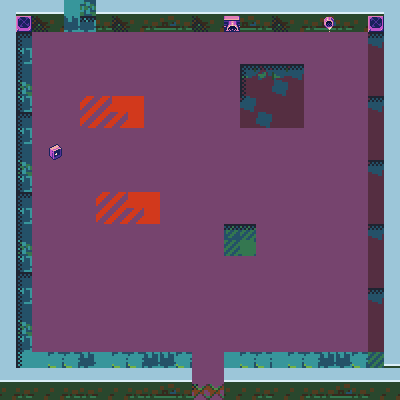

A level layout from a 2D game, rendered from its tile map. Below: a short description, then the map file with its tile-grid data intact:
An orthogonal 25x25 tile map with 16x16 px tiles, 2 tile layers (Ground, ObjectCollisions), 2 tilesets and 7 objects.

<map version="1.5" tiledversion="1.5.0" orientation="orthogonal" renderorder="right-down" width="25" height="25" tilewidth="16" tileheight="16" infinite="0" nextlayerid="5" nextobjectid="8">
 <tileset firstgid="1" source="SewerDungeonTilesetTwo.tsx" />
 <tileset firstgid="1667" source="FuturisticTileset.tsx" />
 <layer id="1" name="Ground" width="25" height="25">
  <data encoding="csv">
1062,1063,1063,1064,1340,1472,1067,1063,1064,1065,1066,1067,1063,1064,1065,1066,1067,1063,1064,1065,1066,1067,1074,1245,1246,
1096,1097,1097,1098,1376,1377,1101,1097,1098,1099,1100,1101,1097,1098,1099,1100,1101,1097,1098,1099,1100,1101,1108,1279,1280,
1300,1301,287,287,287,287,287,287,287,287,287,287,287,287,287,287,287,287,287,287,287,287,287,1313,1212,
1334,1335,287,287,287,287,287,287,287,287,287,287,287,287,287,287,287,287,287,287,287,287,287,1347,1246,
1368,1369,287,287,287,287,287,287,287,287,287,287,287,287,287,1310,1311,1312,1313,287,287,287,287,1381,1280,
1402,1403,287,287,287,287,287,287,287,287,287,287,287,287,287,1344,1345,1346,1347,287,287,287,287,1415,1314,
1436,1437,287,287,287,741,742,743,744,287,287,287,287,287,287,1378,1379,1380,1381,287,287,287,287,1313,1348,
1300,1301,287,287,287,775,776,777,778,287,287,287,287,287,287,1412,1413,1414,1415,287,287,287,287,1347,1212,
1334,1335,287,287,287,287,287,287,287,287,287,287,287,287,287,287,287,287,287,287,287,287,287,1381,1246,
1368,1369,287,287,287,287,287,287,287,287,287,287,287,287,287,287,287,287,287,287,287,287,287,1415,1280,
1402,1403,287,287,287,287,287,287,287,287,287,287,287,287,287,287,287,287,287,287,287,287,287,1313,1314,
1436,1437,287,287,287,287,287,287,287,287,287,287,287,287,287,287,287,287,287,287,287,287,287,1347,1348,
1300,1301,287,287,287,287,741,742,743,744,287,287,287,287,287,287,287,287,287,287,287,287,287,1381,1212,
1334,1335,287,287,287,287,775,776,777,778,287,287,287,287,287,287,287,287,287,287,287,287,287,1415,1246,
1368,1369,287,287,287,287,287,287,287,287,287,287,287,287,1453,1454,287,287,287,287,287,287,287,1313,1280,
1402,1403,287,287,287,287,287,287,287,287,287,287,287,287,1487,1488,287,287,287,287,287,287,287,1347,1314,
1436,1437,287,287,287,287,287,287,287,287,287,287,287,287,287,287,287,287,287,287,287,287,287,1381,1348,
1300,1301,287,287,287,287,287,287,287,287,287,287,287,287,287,287,287,287,287,287,287,287,287,1415,1212,
1334,1335,287,287,287,287,287,287,287,287,287,287,287,287,287,287,287,287,287,287,287,287,287,1313,1246,
1368,1369,287,287,287,287,287,287,287,287,287,287,287,287,287,287,287,287,287,287,287,287,287,1347,1280,
1402,1403,287,287,287,287,287,287,287,287,287,287,287,287,287,287,287,287,287,287,287,287,287,1381,1314,
1436,1437,287,287,287,287,287,287,287,287,287,287,287,287,287,287,287,287,287,287,287,287,287,1415,1348,
1504,1505,1506,1507,1508,1509,1506,1507,1508,1509,1510,1511,287,287,1506,1507,1508,1506,1507,1508,1509,1510,1511,1526,1382,
1538,1539,1540,1541,1542,1543,1540,1541,1542,1543,1544,1545,287,287,1540,1541,1542,1540,1541,1542,1543,1544,1545,1560,1561,
1572,1573,1574,1575,1576,1577,1574,1575,1576,1577,1578,1579,419,420,1574,1575,1576,1574,1575,1576,1577,1578,1579,1594,1595
</data>
 </layer>
 <layer id="2" name="ObjectCollisions" width="25" height="25">
  <data encoding="csv">
0,0,0,0,0,0,0,0,0,0,0,0,0,0,0,0,0,0,0,0,0,0,0,0,0,
0,1674,0,0,0,0,0,0,0,0,0,0,0,0,1737,0,0,0,0,0,1730,0,0,1674,1246,
0,0,0,0,0,0,0,0,0,0,0,0,0,0,0,0,0,0,0,0,0,0,0,0,1280,
0,0,0,0,0,0,0,0,0,0,0,0,0,0,0,0,0,0,0,0,0,0,0,0,1314,
0,0,0,0,0,0,0,0,0,0,0,0,0,0,0,0,0,0,0,0,0,0,0,0,1348,
0,0,0,0,0,0,0,0,0,0,0,0,0,0,0,0,0,0,0,0,0,0,0,0,1246,
0,0,0,0,0,0,0,0,0,0,0,0,0,0,0,0,0,0,0,0,0,0,0,0,1280,
0,0,0,0,0,0,0,0,0,0,0,0,0,0,0,0,0,0,0,0,0,0,0,0,1314,
0,0,0,0,0,0,0,0,0,0,0,0,0,0,0,0,0,0,0,0,0,0,0,0,1348,
0,0,0,1716,0,0,0,0,0,0,0,0,0,0,0,0,0,0,0,0,0,0,0,0,1246,
0,0,0,0,0,0,0,0,0,0,0,0,0,0,0,0,0,0,0,0,0,0,0,0,1280,
0,0,0,0,0,0,0,0,0,0,0,0,0,0,0,0,0,0,0,0,0,0,0,0,1314,
0,0,0,0,0,0,0,0,0,0,0,0,0,0,0,0,0,0,0,0,0,0,0,0,1348,
0,0,0,0,0,0,0,0,0,0,0,0,0,0,0,0,0,0,0,0,0,0,0,0,1246,
0,0,0,0,0,0,0,0,0,0,0,0,0,0,0,0,0,0,0,0,0,0,0,0,1280,
0,0,0,0,0,0,0,0,0,0,0,0,0,0,0,0,0,0,0,0,0,0,0,0,1314,
0,0,0,0,0,0,0,0,0,0,0,0,0,0,0,0,0,0,0,0,0,0,0,0,1348,
0,0,0,0,0,0,0,0,0,0,0,0,0,0,0,0,0,0,0,0,0,0,0,0,1246,
0,0,0,0,0,0,0,0,0,0,0,0,0,0,0,0,0,0,0,0,0,0,0,0,1246,
0,0,0,0,0,0,0,0,0,0,0,0,0,0,0,0,0,0,0,0,0,0,0,0,1280,
0,0,0,0,0,0,0,0,0,0,0,0,0,0,0,0,0,0,0,0,0,0,0,0,1314,
0,0,0,0,0,0,0,0,0,0,0,0,0,0,0,0,0,0,0,0,0,0,0,0,1348,
0,0,0,0,0,0,0,0,0,0,0,0,0,0,0,0,0,0,0,0,0,0,0,0,1382,
0,0,0,0,0,0,0,0,0,0,0,0,0,0,0,0,0,0,0,0,0,0,0,0,0,
0,0,0,0,0,0,0,0,0,0,0,0,0,0,0,0,0,0,0,0,0,0,0,0,0
</data>
 </layer>
 <objectgroup id="4" name="CollisionMasks">
  <object id="1" x="0.486204" y="0.486204" width="15.5585" height="398.201" />
  <object id="2" x="-0.486204" y="1.45861" width="63.6927" height="30.1446" />
  <object id="3" x="95.7822" y="0.972408" width="302.905" height="30.1446" />
  <object id="4" x="384.587" y="0.972408" width="15.5585" height="400.146" />
  <object id="5" x="50.079" y="144.889" width="12.1551" height="15.5585" />
  <object id="6" x="0" y="367.084" width="191.078" height="32.5757" />
  <object id="7" x="223.654" y="368.056" width="177.464" height="33.0619" />
 </objectgroup>
</map>
